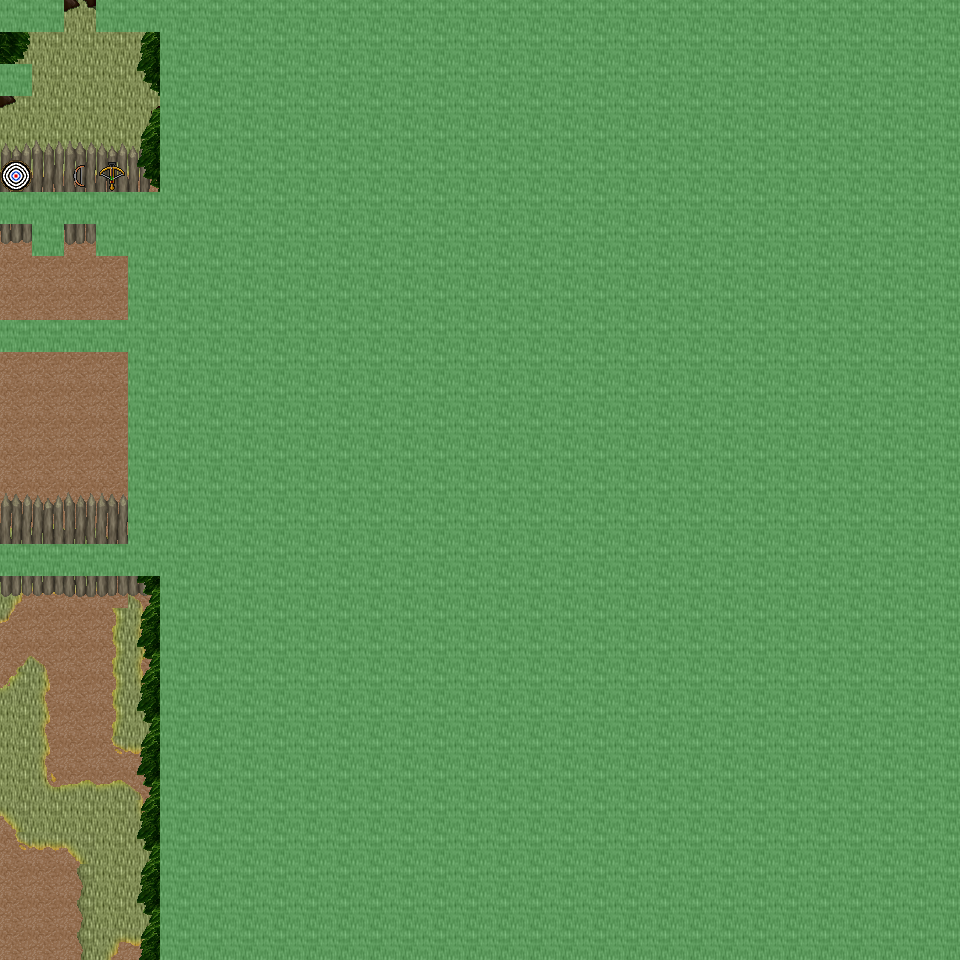

A level layout from a 2D game, rendered from its tile map. Below: a short description, then the map file with tile-grid data replaced by summaries:
An orthogonal 30x30 tile map with 32x32 px tiles, 6 tile layers (Ground, Object, Object2, Above, ...), 23 tilesets and 7 objects (7x mapchange).

<map version="1.0" orientation="orthogonal" renderorder="right-down" width="30" height="30" tilewidth="32" tileheight="32" nextobjectid="8">
  <tileset firstgid="1" name="tileset_ground_ground" tilewidth="32" tileheight="32" tilecount="33" columns="3">
    <image source="../drawable/tileset_ground_ground.png" width="96" height="352" />
  </tileset>
  <tileset firstgid="34" name="tileset_plant_grasses" tilewidth="32" tileheight="32" tilecount="6" columns="3">
    <image source="../drawable/tileset_plant_grasses.png" width="96" height="64" />
  </tileset>
  <tileset firstgid="40" name="tileset_plant_flower_daisy_yellow" tilewidth="32" tileheight="32" tilecount="8" columns="2">
    <image source="../drawable/tileset_plant_flower_daisy_yellow.png" width="64" height="128" />
  </tileset>
  <tileset firstgid="48" name="tileset_plant_bush_bushes" tilewidth="32" tileheight="32" tilecount="10" columns="5">
    <image source="../drawable/tileset_plant_bush_bushes.png" width="160" height="64" />
  </tileset>
  <tileset firstgid="58" name="tileset_plant_flower_daisy_white" tilewidth="32" tileheight="32" tilecount="8" columns="2">
    <image source="../drawable/tileset_plant_flower_daisy_white.png" width="64" height="128" />
  </tileset>
  <tileset firstgid="66" name="tileset_plant_tree_tree_darkgreen" tilewidth="32" tileheight="32" tilecount="88" columns="8">
    <image source="../drawable/tileset_plant_tree_tree_darkgreen.png" width="256" height="352" />
  </tileset>
  <tileset firstgid="154" name="tileset_logic_collision" tilewidth="32" tileheight="32" tilecount="1" columns="1">
    <image source="../drawable/tileset_logic_collision.png" width="32" height="32" />
  </tileset>
  <tileset firstgid="155" name="tileset_ground_ground_3" tilewidth="32" tileheight="32" tilecount="5" columns="5">
    <image source="../drawable/tileset_ground_ground_3.png" width="160" height="32" />
  </tileset>
  <tileset firstgid="160" name="tileset_ground_dry_grass" tilewidth="32" tileheight="32" tilecount="54" columns="9">
    <image source="../drawable/tileset_ground_dry_grass.png" width="288" height="192" />
  </tileset>
  <tileset firstgid="214" name="tileset_ground_pothole" tilewidth="32" tileheight="32" tilecount="4" columns="4">
    <image source="../drawable/tileset_ground_pothole.png" width="128" height="32" />
  </tileset>
  <tileset firstgid="218" name="tileset_building_fence_palisade" tilewidth="32" tileheight="32" tilecount="84" columns="6">
    <image source="../drawable/tileset_building_fence_palisade.png" width="192" height="448" />
  </tileset>
  <tileset firstgid="302" name="tileset_ground_dirt_mounds" tilewidth="32" tileheight="32" tilecount="9" columns="3">
    <image source="../drawable/tileset_ground_dirt_mounds.png" width="96" height="96" />
  </tileset>
  <tileset firstgid="311" name="tileset_furniture_table_square_pale" tilewidth="32" tileheight="32" tilecount="1" columns="1">
    <image source="../drawable/tileset_furniture_table_square_pale.png" width="32" height="32" />
  </tileset>
  <tileset firstgid="312" name="tileset_furniture_table_stone_desk" tilewidth="32" tileheight="32" tilecount="16" columns="4">
    <image source="../drawable/tileset_furniture_table_stone_desk.png" width="128" height="128" />
  </tileset>
  <tileset firstgid="328" name="tileset_item_armor_weapons_for_walls" tilewidth="32" tileheight="32" tilecount="16" columns="4">
    <image source="../drawable/tileset_item_armor_weapons_for_walls.png" width="128" height="128" />
  </tileset>
  <tileset firstgid="344" name="tileset_item_bullseye" tilewidth="32" tileheight="32" tilecount="1" columns="1">
    <image source="../drawable/tileset_item_bullseye.png" width="32" height="32" />
  </tileset>
  <tileset firstgid="345" name="tileset_item_chest_chest_2" tilewidth="32" tileheight="32" tilecount="6" columns="3">
    <image source="../drawable/tileset_item_chest_chest_2.png" width="96" height="64" />
  </tileset>
  <tileset firstgid="351" name="tileset_item_weapon_hanging_bows" tilewidth="32" tileheight="32" tilecount="6" columns="3">
    <image source="../drawable/tileset_item_weapon_hanging_bows.png" width="96" height="64" />
  </tileset>
  <tileset firstgid="357" name="tileset_item_weapon_box_of_weapons" tilewidth="32" tileheight="32" tilecount="2" columns="1">
    <image source="../drawable/tileset_item_weapon_box_of_weapons.png" width="32" height="64" />
  </tileset>
  <tileset firstgid="359" name="tileset_item_ropes" tilewidth="32" tileheight="32" tilecount="4" columns="2">
    <image source="../drawable/tileset_item_ropes.png" width="64" height="64" />
  </tileset>
  <tileset firstgid="363" name="tileset_building_dojo" tilewidth="32" tileheight="32" tilecount="40" columns="8">
    <image source="../drawable/tileset_building_dojo.png" width="256" height="160" />
  </tileset>
  <tileset firstgid="403" name="tileset_furniture_table_grey_long" tilewidth="32" tileheight="32" tilecount="4" columns="2">
    <image source="../drawable/tileset_furniture_table_grey_long.png" width="64" height="64" />
  </tileset>
  <tileset firstgid="407" name="tileset_item_tools" tilewidth="32" tileheight="32" tilecount="9" columns="3">
    <image source="../drawable/tileset_item_tools.png" width="96" height="96" />
  </tileset>
  <layer name="Ground" width="30" height="30">
    <data>[900 cells, 900 non-empty, 2 distinct tile ids]</data>
  </layer>
  <layer name="Object" width="30" height="30">
    <data>[900 cells, 161 non-empty, 38 distinct tile ids]</data>
  </layer>
  <layer name="Object2" width="30" height="30">
    <data>[900 cells, 71 non-empty, 22 distinct tile ids]</data>
  </layer>
  <layer name="Above" width="30" height="30">
    <data>[900 cells, 795 non-empty, 43 distinct tile ids]</data>
  </layer>
  <layer name="Above2" width="30" height="30">
    <data>[900 cells, 82 non-empty, 17 distinct tile ids]</data>
  </layer>
  <layer name="Walkable" width="30" height="30">
    <data>[900 cells, 781 non-empty, 1 distinct tile ids]</data>
  </layer>
  <objectgroup name="MapEvents">
    <object id="1" name="north" type="mapchange" x="64" y="0" width="32" height="32">
      <properties>
        <property name="map" value="0_ados_mountain_n2_w2_x4_y2" />
        <property name="place" value="south" />
      </properties>
    </object>
    <object id="2" name="south" type="mapchange" x="0" y="928" width="160" height="32">
      <properties>
        <property name="map" value="0_ados_mountain_n2_w2_x4_y4" />
        <property name="place" value="north" />
      </properties>
    </object>
    <object id="3" name="west" type="mapchange" x="0" y="32" width="32" height="32">
      <properties>
        <property name="map" value="0_ados_mountain_n2_w2_x3_y3" />
        <property name="place" value="east" />
      </properties>
    </object>
    <object id="4" name="west2" type="mapchange" x="0" y="96" width="32" height="96">
      <properties>
        <property name="map" value="0_ados_mountain_n2_w2_x3_y3" />
        <property name="place" value="east2" />
      </properties>
    </object>
    <object id="5" name="west3" type="mapchange" x="0" y="224" width="32" height="96">
      <properties>
        <property name="map" value="0_ados_mountain_n2_w2_x3_y3" />
        <property name="place" value="east3" />
      </properties>
    </object>
    <object id="6" name="west4" type="mapchange" x="0" y="352" width="32" height="192">
      <properties>
        <property name="map" value="0_ados_mountain_n2_w2_x3_y3" />
        <property name="place" value="east4" />
      </properties>
    </object>
    <object id="7" name="west5" type="mapchange" x="0" y="576" width="32" height="384">
      <properties>
        <property name="map" value="0_ados_mountain_n2_w2_x3_y3" />
        <property name="place" value="east5" />
      </properties>
    </object>
  </objectgroup>
</map>
